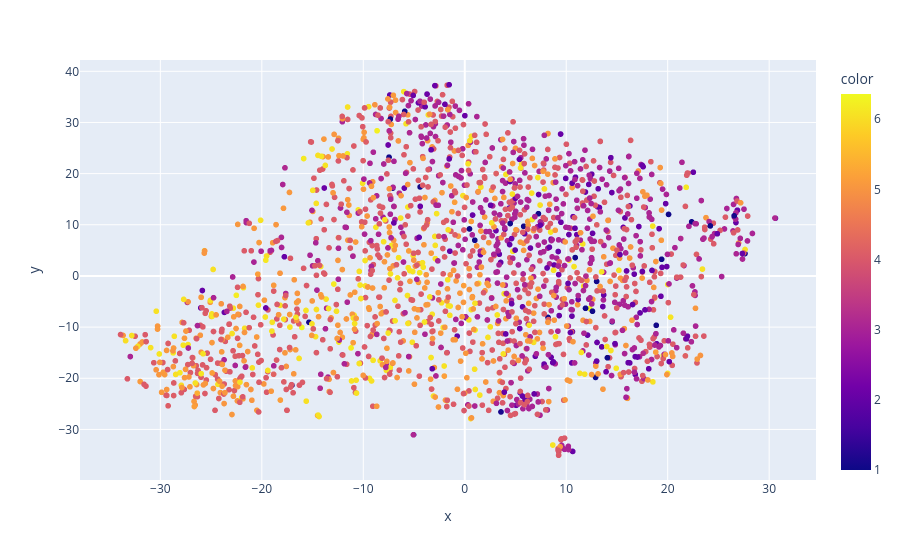
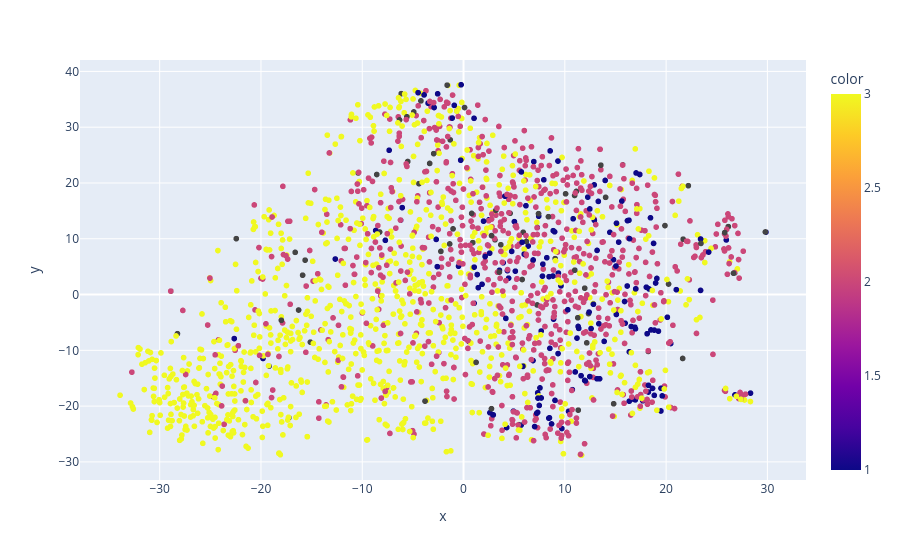

The cell these charts' notebook holds for them, in order:
### Code cell
fig = px.scatter(x=reduced_mRNA_zscores[:, 0], y=reduced_mRNA_zscores[:, 1], color=df["nottingham_prognostic_index"])
fig_standard = px.scatter(x=tsne_standard_zscores[:, 0], y=tsne_standard_zscores[:, 1], color=df["neoplasm_histologic_grade"])
fig.show()
fig_standard.show()

### Figure 1 — Plotly figure (JSON) as saved in the notebook; plotly's stock layout.template omitted (floating-point values rounded to 4 significant figures; data arrays with more than 128 entries replaced by an {"elided": "..."} marker saying what was removed)
{"data": [{"hovertemplate": "x=%{x}<br>y=%{y}<br>color=%{marker.color}<extra></extra>", "legendgroup": "", "marker": {"color": {"elided": "1904 float values"}, "coloraxis": "coloraxis", "symbol": "circle"}, "mode": "markers", "name": "", "showlegend": false, "type": "scattergl", "x": {"elided": "1904 float values"}, "xaxis": "x", "y": {"elided": "1904 float values"}, "yaxis": "y"}], "layout": {"coloraxis": {"colorbar": {"title": {"text": "color"}}, "colorscale": [[0, "#0d0887"], [0.1111, "#46039f"], [0.2222, "#7201a8"], [0.3333, "#9c179e"], [0.4444, "#bd3786"], [0.5556, "#d8576b"], [0.6667, "#ed7953"], [0.7778, "#fb9f3a"], [0.8889, "#fdca26"], [1, "#f0f921"]]}, "legend": {"tracegroupgap": 0}, "margin": {"t": 60}, "xaxis": {"anchor": "y", "domain": [0, 1], "title": {"text": "x"}}, "yaxis": {"anchor": "x", "domain": [0, 1], "title": {"text": "y"}}}}

### Figure 2 — Plotly figure (JSON) as saved in the notebook; plotly's stock layout.template omitted (floating-point values rounded to 4 significant figures; data arrays with more than 128 entries replaced by an {"elided": "..."} marker saying what was removed)
{"data": [{"hovertemplate": "x=%{x}<br>y=%{y}<br>color=%{marker.color}<extra></extra>", "legendgroup": "", "marker": {"color": {"elided": "1904 float values"}, "coloraxis": "coloraxis", "symbol": "circle"}, "mode": "markers", "name": "", "showlegend": false, "type": "scattergl", "x": {"elided": "1904 float values"}, "xaxis": "x", "y": {"elided": "1904 float values"}, "yaxis": "y"}], "layout": {"coloraxis": {"colorbar": {"title": {"text": "color"}}, "colorscale": [[0, "#0d0887"], [0.1111, "#46039f"], [0.2222, "#7201a8"], [0.3333, "#9c179e"], [0.4444, "#bd3786"], [0.5556, "#d8576b"], [0.6667, "#ed7953"], [0.7778, "#fb9f3a"], [0.8889, "#fdca26"], [1, "#f0f921"]]}, "legend": {"tracegroupgap": 0}, "margin": {"t": 60}, "xaxis": {"anchor": "y", "domain": [0, 1], "title": {"text": "x"}}, "yaxis": {"anchor": "x", "domain": [0, 1], "title": {"text": "y"}}}}
